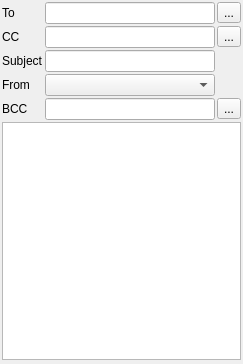
<ui version="4.0" >
 <author></author>
 <comment></comment>
 <exportmacro></exportmacro>
 <class>WriteMailBase</class>
 <widget class="QWidget" name="WriteMailBase" >
  <property name="geometry" >
   <rect>
    <x>0</x>
    <y>0</y>
    <width>243</width>
    <height>364</height>
   </rect>
  </property>
  <property name="windowTitle" >
   <string>Form1</string>
  </property>
  <layout class="QGridLayout" >
   <property name="margin" >
    <number>2</number>
   </property>
   <property name="spacing" >
    <number>2</number>
   </property>
   <item row="0" column="0" >
    <layout class="QVBoxLayout" >
     <property name="margin" >
      <number>0</number>
     </property>
     <property name="spacing" >
      <number>2</number>
     </property>
     <item>
      <widget class="QLabel" name="toLabel" >
       <property name="text" >
        <string>To</string>
       </property>
      </widget>
     </item>
     <item>
      <widget class="QLabel" name="ccLabel" >
       <property name="text" >
        <string>CC</string>
       </property>
      </widget>
     </item>
     <item>
      <widget class="QLabel" name="subjectLabel" >
       <property name="text" >
        <string>Subject</string>
       </property>
      </widget>
     </item>
     <item>
      <widget class="QLabel" name="fromLabel" >
       <property name="enabled" >
        <bool>true</bool>
       </property>
       <property name="text" >
        <string>From</string>
       </property>
      </widget>
     </item>
     <item>
      <widget class="QLabel" name="bccLabel" >
       <property name="enabled" >
        <bool>true</bool>
       </property>
       <property name="text" >
        <string>BCC</string>
       </property>
      </widget>
     </item>
    </layout>
   </item>
   <item row="0" column="1" >
    <layout class="QGridLayout" >
     <property name="margin" >
      <number>0</number>
     </property>
     <property name="spacing" >
      <number>2</number>
     </property>
     <item row="0" column="1" >
      <widget class="QToolButton" name="toPicker" >
       <property name="toolTip" >
        <string/>
       </property>
       <property name="whatsThis" >
        <string>Select recipients from the addressbook.</string>
       </property>
       <property name="text" >
        <string>...</string>
       </property>
      </widget>
     </item>
     <item row="2" column="0" >
      <widget class="QLineEdit" name="subjectInput" />
     </item>
     <item row="3" column="0" >
      <widget class="QComboBox" name="fromBox" >
       <property name="enabled" >
        <bool>true</bool>
       </property>
       <property name="whatsThis" >
        <string>Select the from address used for this mail.</string>
       </property>
      </widget>
     </item>
     <item row="1" column="0" >
      <widget class="QLineEdit" name="ccInput" />
     </item>
     <item row="4" column="1" >
      <widget class="QToolButton" name="bccPicker" >
       <property name="enabled" >
        <bool>true</bool>
       </property>
       <property name="toolTip" >
        <string/>
       </property>
       <property name="whatsThis" >
        <string>Select blind carbon copies from the addressbook.</string>
       </property>
       <property name="text" >
        <string>...</string>
       </property>
      </widget>
     </item>
     <item row="1" column="1" >
      <widget class="QToolButton" name="ccPicker" >
       <property name="toolTip" >
        <string/>
       </property>
       <property name="whatsThis" >
        <string>Select carbon copies from the addressbook.</string>
       </property>
       <property name="text" >
        <string>...</string>
       </property>
      </widget>
     </item>
     <item row="4" column="0" >
      <widget class="QLineEdit" name="bccInput" >
       <property name="enabled" >
        <bool>true</bool>
       </property>
      </widget>
     </item>
     <item row="0" column="0" >
      <widget class="QLineEdit" name="toInput" />
     </item>
    </layout>
   </item>
   <item row="2" column="0" colspan="2" >
    <widget class="AddAtt" name="addAtt" />
   </item>
   <item row="1" column="0" colspan="2" >
    <widget class="QTextEdit" name="emailInput" >
     <property name="whatsThis" >
      <string>Enter the body text here.</string>
     </property>
    </widget>
   </item>
  </layout>
 </widget>
 <pixmapfunction></pixmapfunction>
 <customwidgets>
  <customwidget>
   <class>AddAtt</class>
   <extends></extends>
   <header>addatt.h</header>
   <container>0</container>
   <pixmap></pixmap>
  </customwidget>
 </customwidgets>
 <resources/>
 <connections/>
</ui>
